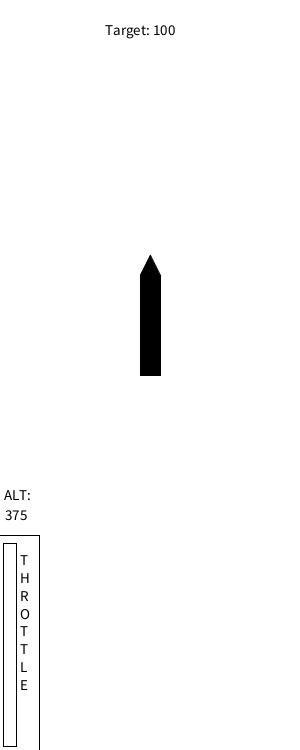
Frame 1 (no input)
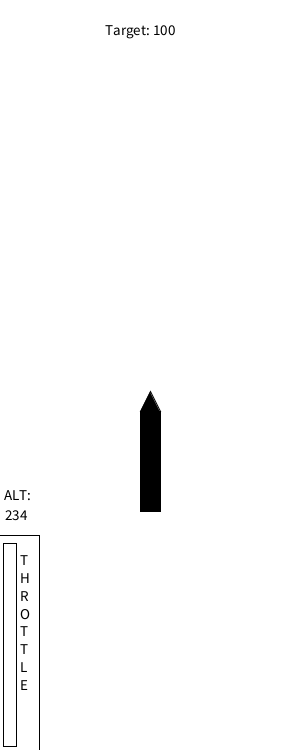
Frame 60 (the mouse pressed at the canvas centre just before this capture)
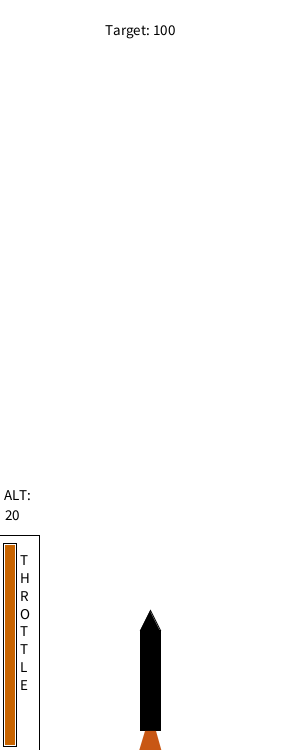
Frame 120 (the mouse held since frame 60 and released just before this capture)

The Processing sketch that drew these frames (run headless with seeded random() and noise(); from frame 60 on, the mouse is pressed at the canvas centre):

// Processing sketch: Hover
// ── Hover.pde
PID altCtrl = new PID(1, 0, 0.01);
PID spdCtrl = new PID(0.01, 0, 0.1);

Rocket v;

boolean hoverMode = true;
int targetAlt = 100;

void setup() {
  size(300, 750);
  background(255);
  v = new Rocket(width / 2, height / 2, 7, 50);
}

void draw() {
  background(255);
  //PID
  if (hoverMode) {
    v.throttle += altCtrl.correction(height - v.pos.y, targetAlt) 
                + spdCtrl.correction(v.vel.y, 10);
  }
  //Rocket
  v.update();
  //UI
  noStroke();
  fill(200, 100, 0);
  rect(5, height - 5, 10, -200 * v.throttle);
  noFill();
  stroke(0);
  rect(3, height - 4, 13, -203);
  rect(-1, height - 215, 40, 216);
  fill(0);
  textSize(15);
  text("T\nH\nR\nO\nT\nT\nL\nE", 20, height - 185);
  text("ALT:", 4, height - 250);
  text(floor(height - v.pos.y + 0.5), 5, height - 230);
  if (hoverMode) {
    stroke(255);
    text("Target: " + targetAlt, width / 2 - 45, 35);
  }
}


void keyPressed() {
  switch (keyCode) {
    case UP:
      if (hoverMode) {
        targetAlt += 1;
      } else {
        v.throttle += 0.1;
      }
      break;
    case DOWN:
      if (hoverMode) {
        targetAlt -= 1;
      } else {
        v.throttle -= 0.1;
      }
      break;
    case LEFT:
      if (hoverMode) {
        targetAlt -= 10;
      } else {
        v.throttle = 0;
      }
      break;
    case RIGHT:
      if (hoverMode) {
        targetAlt += 10;
      } else {
        v.throttle = 1;
      }
      break;
    case ' ':
      if (!hoverMode) targetAlt = floor(height - v.pos.y + 0.5);
      hoverMode = !hoverMode;
      break;
    default:
      break;
  }
}






class Rocket extends Vehicle {
  int vw = 20;
  int vh = 100;
  
  float maxThrust = 1;
  float throttle = 0;
  
  Rocket(float x, float y) {
    pos.set(x, y);
  }
  
  Rocket(float x, float y, float mt, float m) {
    pos.set(x, y);
    maxThrust = mt;
    mass = m;
  }
  
  void applyForce(float throt) {
    float f = maxThrust * throt;
    super.applyForce(f);
  }
  
  void update() {
    stroke(0);
    fill(0);
    rect(pos.x - vw/2, pos.y - vh, vw, vh);
    beginShape();
    vertex(pos.x - vw/2, pos.y - vh);
    vertex(pos.x + vw/2, pos.y - vh);
    vertex(pos.x, pos.y - vh*1.2);
    endShape(CLOSE);
    
    if (throttle > 0) {
      noStroke();
      fill(200, 100 + random(-30, 30), 20);
      beginShape();
      vertex(pos.x - vw/4, pos.y);
      vertex(pos.x + vw/3, pos.y);
      vertex(pos.x + vw, pos.y + vh/2);
      vertex(pos.x, pos.y + 1.5*vh);
      vertex(pos.x - vw, pos.y + vh/2);
      endShape(CLOSE);
    }
    
    if (throttle < 0 || throttle > 1) {
      throttle = (throttle < 0 ? 0 : 1);
    }
    
    applyForce(throttle);
    
    super.update();
  }
}

// ── PID.pde
class PID {
  float err = 0;
  float kp = 1;
  float der = 0;
  float ler = 0;
  float kd = 0;
  float ier = 0;
  float ki = 0;
  
  PID(float P, float I, float D) {
    kp = P;
    ki = I;
    kd = D;
  }
  
  float correction(float actual, float target) {
    err = target - actual;
    der = (err - ler) / frameRate;
    ier += err;
    return (err * kp) + (der * kd) + (ier * ki);
  }
}

// ── Vehicle.pde
class Vehicle {
  PVector acc = new PVector(0, 0);
  PVector vel = new PVector(0, 0);
  PVector pos = new PVector();
  float mass = 1;
  
  PVector fGrav = new PVector(0, mass / 10);
  
  void update() {
    pos.add(vel);
    vel.add(acc);
    acc.mult(0);
    vel.mult(0.99);
    
    acc.add(fGrav);
    
    if (pos.y > height) {
      pos.y = height;
      vel.mult(0);
    }
  }
  
  void applyForce(float f) {
    PVector force = new PVector(0, -f * 2 / mass);
    acc.add(force);
  }
}
